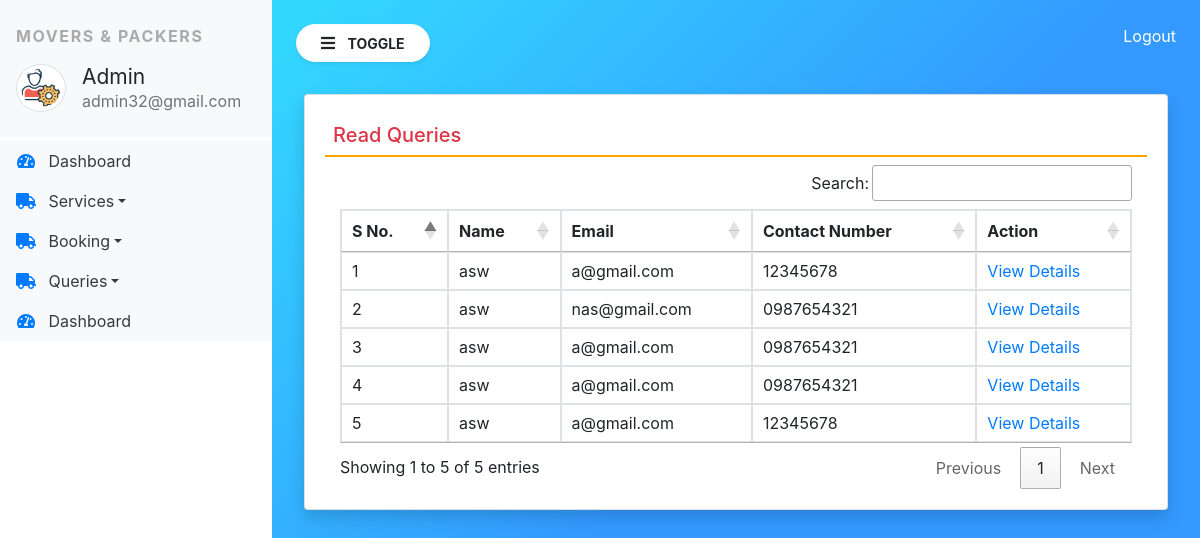
Screenshot of /read_queries (signed in) with the database file from the repository.
### moverspackers/models.py (models this page shows, shortened)
class Contact(models.Model):
    name = models.CharField(max_length=100,null=True)
    contact = models.CharField(max_length=15, null=True)
    emailid = models.CharField(max_length=100, null=True)
    subject = models.CharField(max_length=100, null=True)
    message = models.CharField(max_length=200, null=True)
    mdate   = models.DateField(null=True)
    isread = models.CharField(max_length=250,null=True)

### moverspackers/views.py (the view)
# urls.py: path('read_queries',read_queries,name="read_queries"),
def read_queries(request):
    if not request.user.is_authenticated:
        return redirect('admin_login')
    contact = Contact.objects.filter(isread="yes")
    return render(request, 'read_queries.html',locals())

### moverspackers/templates/read_queries.html
{% extends 'admin_base.html' %}
{% block main %}
<div class="card shadow m-2">
    <div class="card-body">
        <h5 class="p-2 text-danger" style="border-bottom : 2px solid orange">Read Queries</h5>
        <div class="container-fluid">
            <table class="table table-bordered" id="example">
                <thead>
                <tr>
                   <th>S No.</th>
                    <th>Name</th>
                    <th>Email</th>
                    <th>Contact Number</th>
                    <th>Action</th>
                </tr>
                </thead>
                <tbody>
                {% for i in contact %}
                <tr>
                    <td>{{forloop.counter}}</td>
                      <td>{{i.name}}</td>
                      <td>{{i.emailid}}</td>
                      <td>{{i.contact}}</td>
                    <td><a href="{% url 'view_queries' i.id %}" style="width:88px">View Details</a>
                    </td>
                </tr>
                {% endfor %}
                </tbody>
            </table>
        </div>
    </div>
</div>
{% endblock %}

### moverspackers/templates/admin_base.html (shortened to what this page needs)
{% load static %}
<html>
<head>
</head>
</html>
  <link rel="stylesheet" href="https://cdn.jsdelivr.net/npm/bootstrap@4.6.2/dist/css/bootstrap.min.css">
<link rel="stylesheet" href="{% static 'css/sidebar.css' %}">
<link rel="stylesheet" href="https://use.fontawesome.com/releases/v5.7.0/css/all.css">
    <link rel="stylesheet" href="https://cdn.datatables.net/1.11.3/css/jquery.dataTables.min.css">
    <link rel="stylesheet" href="https://cdn.datatables.net/buttons/2.0.1/css/buttons.dataTables.min.css">
 </head>
<body>
<div class="bg-white vertical-nav" id="sidebar">
  <div class="py-4 px-3 bg-light mb-1">
    <p class="font-weight-bold text-uppercase px-0.5 sidebar-title">Movers & Packers</p>
    <dev class="media d-flex align-items center">
      <img src="{% static 'images/logo.jpeg' %}" width="50" height="50" class="mr-3 rounded-circle img-thumbnail shawod-sm">
     <dev class="media-body">
       <h4 class="mb-0">
         <small>Admin</small>
         </h4>
       <p class="text-muted mb-0">{{request.user.email}}</p>
     </dev>
    </dev>
  </div>
  <ul class="nav flex-column bg-white">
    <li class="nav-item">
      <a href="{% url 'admin_home' %}" class="nav-link text-dark bg-light">
        <i class="fas fa-tachometer-alt fa-fw mr-2 text-primary"></i>
        Dashboard</a>
    </li>
    <li class="nav-item dropdown">
      <a href="#" class="nav-link dropdown-toggle text-dark bg-light" id="navbardrop" data-toggle="dropdown">
        <i class="fas fa-light fa-truck fa-fw mr-2 text-primary"></i>
        Services</a>
    </li>
    <li class="nav-item dropdown">
      <a href="#" class="nav-link dropdown-toggle text-dark bg-light" id="navbardrop" data-toggle="dropdown">
        <i class="fas fa-light fa-truck fa-fw mr-2 text-primary"></i>
        Booking</a>
    </li>
    <li class="nav-item dropdown">
      <a href="#" class="nav-link dropdown-toggle text-dark bg-light" id="navbardrop" data-toggle="dropdown">
        <i class="fas fa-light fa-truck fa-fw mr-2 text-primary"></i>
        Queries</a>
    </li>
    <li class="nav-item">
      <a href="{% url 'admin_home' %}" class="nav-link text-dark bg-light">
        <i class="fas fa-tachometer-alt fa-fw mr-2 text-primary"></i>
        Dashboard</a>
    </li>
  </ul>
</div>
<div class="page-content p-4" id="content">
  <a href="{% url 'logout' %}" title="logout" class="text-white float-right">Logout</a>
  <button id="sidebarCollapse" type="button" class="btn btn-light bg-white rounded-pill shadow-sm px-4 mb-4">
   <i class="fas fa-bars mr-2"></i>
    <small class="text-uppercase font-weight-bold">Toggle</small>
  </button>
  {% block main%}
  {%endblock%}
</div>
</body>
</html>

### moverspackers/static/css/sidebar.css (style rules this page uses)
.sidebar-title { letter-spacing : 0.1em; color:#aaa }
body { background-image : linear-gradient(135.9deg, rgba(0, 204, 255, 0.8) 16.4%, rgba(0, 128, 255, 0.8) 56.1%); min-height : 100vh; }
.vertical-nav { min-width :17rem; width : 17rem; height : 100vh; position : fixed; top : 0; left : 0; transition : all 0.4s }
.page-content { width : calc(100%-17rem); margin-left : 17rem; transition : all 0.4s }

### rows the page displays
Contact: name "asw", emailid "a@gmail.com", contact "12345678"
Contact: name "asw", emailid "nas@gmail.com", contact "0987654321"
Contact: name "asw", emailid "a@gmail.com", contact "0987654321"
Contact: name "asw", emailid "a@gmail.com", contact "0987654321"
Contact: name "asw", emailid "a@gmail.com", contact "12345678"

### other values shown
{{ request.user.email }} "admin32@gmail.com"
